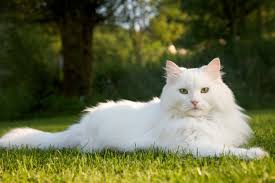
#> input picture whiteCat.jpg, 275 x 183 px
$ python main.py
#> lines starting #> are read from the running program, lines starting #| are printed output that depends on the picture
from PIL import Image
import numpy as np

def getImage():
    inputFile = 'whiteCat.jpg'
    outputFile = 'WhiteCat_Dithered.jpg'
    img = Image.open(inputFile).convert("L")   # convert to grayscale
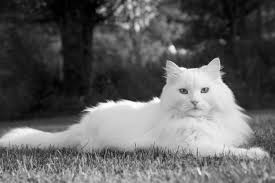
#> img: PIL image 275x183 L; min 0, max 255, mean 96.8
    width, height = img.size
#> width = 275; height = 183

    pixels = np.array(img, dtype=float)

    for y in range(height):
        for x in range(width):

            oldpixel = pixels[y, x]
            newpixel = 255 if oldpixel >= 128 else 0

            quant_error = oldpixel - newpixel

            pixels[y, x] = newpixel

            # Floyd–Steinberg error diffusion
            if x + 1 < width:
                pixels[y, x+1] += quant_error * (7/16)

            if y + 1 < height and x > 0:
                pixels[y+1, x-1] += quant_error * (3/16)

            if y + 1 < height:
                pixels[y+1, x] += quant_error * (5/16)

            if y + 1 < height and x + 1 < width:
                pixels[y+1, x+1] += quant_error * (1/16)
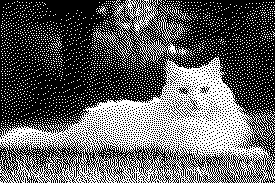
#> pixels: shape (183, 275) float64; 37.9% white in thin lines or dots

    out = np.clip(pixels, 0, 255).astype(np.uint8)
#> out: shape (183, 275); 37.9% white in thin lines or dots

    Image.fromarray(out).save(outputFile)
    print(f"{outputFile} has been created")

def main():
    getImage()

if __name__ == "__main__":
    main()
